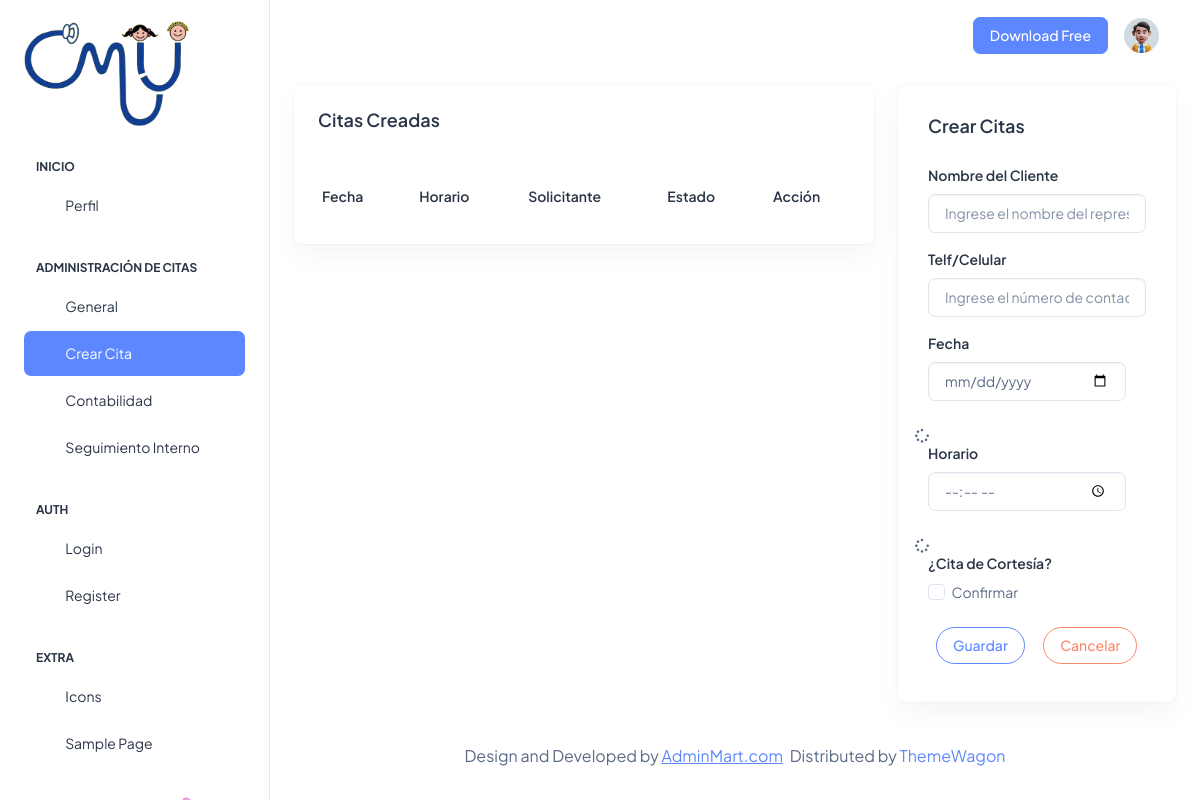
The app's page /adci_fechacitas/ (signed in), older data.
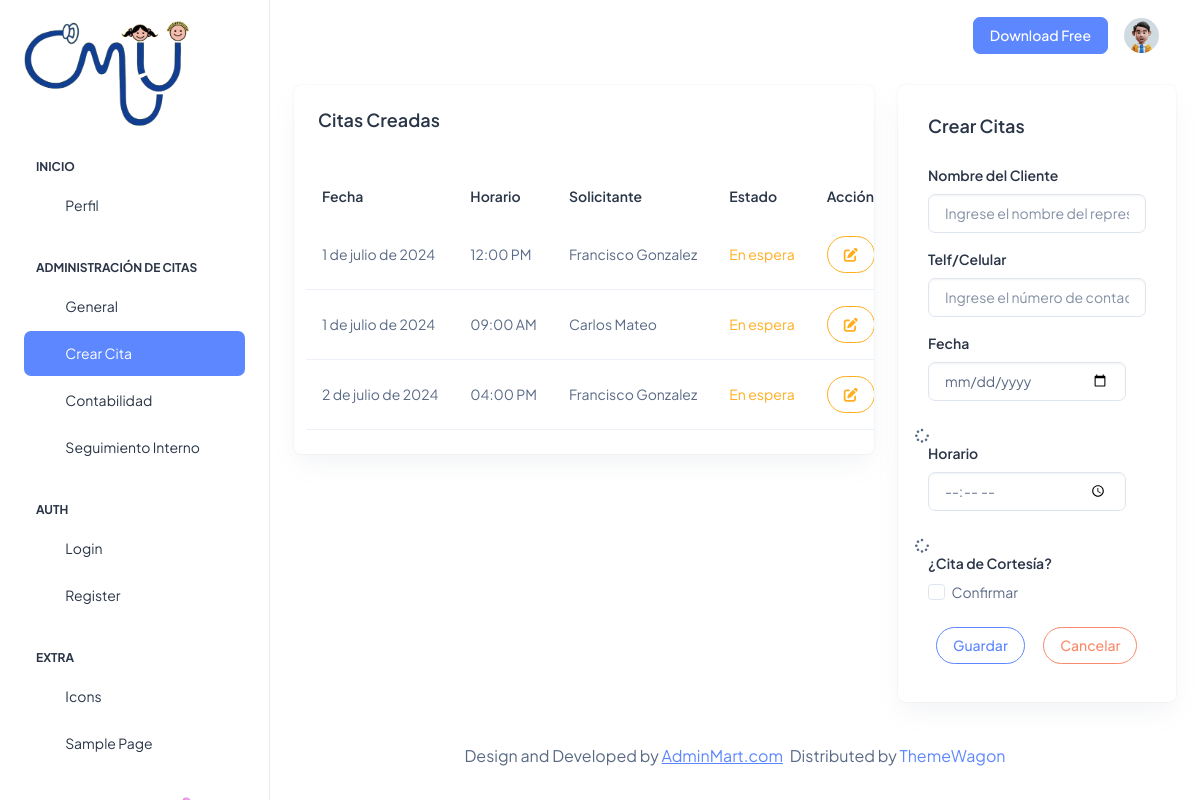
The same page, newer data.
### Aplicaciones/Citas/models.py (models this page shows, shortened)
class CitaSol(models.Model):
    id=models.AutoField(primary_key=True)
    fech_da=models.DateField()
    time_da=models.TimeField()
    cort_da=models.BooleanField(default=False)
    nom_da=models.CharField(max_length=150)
    telf_da=models.CharField(max_length=10)
    est_da=models.BooleanField(default=False)

### Aplicaciones/Citas/views.py (the view)
# urls.py: path('adci_fechacitas/',views.adci_fechacitas),
@login_required
@custom_login_required
def adci_fechacitas (request):
    horariobdd=DiaHorario.objects.all()
    horabdd=HorasDia.objects.all()
    citabdd=CitaSol.objects.all()
    return render(request,'adci_fechacitas.html',{'horarios':horariobdd,'horas':horabdd,'citas':citabdd})

### Aplicaciones/Citas/templates/adci_fechacitas.html (shortened to what this page needs)
{% extends 'adci_plantilla.html' %}
{% block usci_contenido %}
<div class="col-lg-8">
  <div class="row">
    <div class="col-lg-12">
      <div class="card overflow-hidden">
        <div class="card-body p-4">
          <h5 class="card-title mb-9 fw-semibold">Citas Creadas</h5><br>
          <div class="row align-items-center">
            <table id="tbl_horarios" class="table text-nowrap mb-0 align-middle">
              <thead class="text-dark fs-4">
                <tr>
                  <th class="border-bottom-0">
                    <h6 class="fw-semibold mb-0">Fecha</h6>
                  </th>
                  <th class="border-bottom-0">
                    <h6 class="fw-semibold mb-0">Horario</h6>
                  </th>
                  <th class="border-bottom-0">
                    <h6 class="fw-semibold mb-0">Solicitante</h6>
                  </th>
                  <th class="border-bottom-0">
                    <h6 class="fw-semibold mb-0">Estado</h6>
                  </th>
                  <th class="border-bottom-0">
                    <h6 class="fw-semibold mb-0">Acción</h6>
                  </th>
                </tr>
              </thead>
              <tbody>
                {% for cita in citas %}
                  <tr>
                      <td>{{ cita.fech_da }}</td>
                      <td>
                          {% if cita.time_da.hour < 12 %}
                              {{ cita.time_da|time:"h:i" }} AM
                          {% else %}
                              {{ cita.time_da|time:"h:i" }} PM
                          {% endif %}
                      </td>
                      <td>{{cita.nom_da}}</td>
                      <td>
                        {% if cita.cort_da %}
                          <span class="text-success">Cortesía</span>
                        {% else %}
                          {% if cita.est_da %}
                            <span class="text-info">Realizados</span>
                          {% else %}
                            <span class="text-warning">En espera</span>
                          {% endif %}
                        {% endif %}
                      </td>
                      <td>
                        {% if cita.est_da %}
                        <span class="text-center">Sin Acciones</span>
                        {% else %}
                        <button type="button" class="btn btn-outline-warning rounded-pill" data-bs-toggle="modal" data-bs-target="#exampleModal"
                          data-id="{{ cita.id }}" data-diah="{{ cita.fech_da|date:'Y-m-d' }}" data-horario="{{ cita.time_da|time:'h:i' }}" data-nom="{{cita.nom_da}}" data-telf={{cita.telf_da}}
                          data-cortesia="{{cita.cort_da}}">
                           <i class="fas fa-edit"></i>
                        </button>
                        {% endif %}
                      </td>
                  </tr>
                  {% endfor %}
              </tbody>
            </table>
          </div>
        </div>
      </div>
    </div>
  </div>
</div>
<div class="col-lg-4 align-items-strech">
  <div class="card w-100">
    <div class="card-body">
      <div class="d-sm-flex d-block align-items-center justify-content-between mb-9">
        <div class="mb-3 mb-sm-0">
          <h5 class="card-title fw-semibold">Crear Citas</h5>
        </div>
      </div>
      <form action="/aggagenda_adci/" method="POST" id="vldt_dias">
        <div class="mb-3">
          <label for="nom_da" class="form-label">Nombre del Cliente</label>
          <input type="text" class="form-control" name="nom_da" id="nom_da" placeholder="Ingrese el nombre del representante">
        </div>
        <div class="mb-3">
          <label for="telf_da" class="form-label">Telf/Celular</label>
          <input type="text" class="form-control" name="telf_da" id="telf_da" placeholder="Ingrese el número de contacto">
        </div>
        <div class="row">
          <div class="mb-3 col-md-11">
            <label for="fech_da" class="form-label">Fecha</label>
            <input type="date" class="form-control" name="fech_da" id="fech_da" aria-describedby="dateHelp">
          </div>
          <div class="col-md-1 d-flex align-items-center justify-content-center">
            <i class="fas fa-spinner fa-spin" style="margin-top: 12px; margin-right:12px;" title="Esperando..."></i>
          </div>
        </div>
        <div class="row">
            <div class="mb-3 col-md-11">
              <label for="time_da" class="form-label">Horario</label>
              <input type="time" class="form-control" name="time_da" id="time_da">
            </div>
            <div class="col-md-1 d-flex align-items-center justify-content-center">
              <i class="fas fa-spinner fa-spin" style="margin-top: 12px; margin-right:12px;"></i>
            </div>
          </div>
        <label for="cort_da" class="form-label">¿Cita de Cortesía?</label>
        <div class="mb-3 form-check">
          <input type="checkbox" class="form-check-input" name="cort_da" id="cort_da">
          <label class="form-check-label" for="cort_da">Confirmar</label>
        </div>
        <button type="submit" class="btn btn-outline-primary rounded-pill m-2">Guardar</button>
        <button type="reset" name="button" class="btn btn-outline-danger rounded-pill m-2">Cancelar</button>
      </form>
    </div>
  </div>
</div>
          <br>
{% endblock %}

### Aplicaciones/Citas/templates/adci_plantilla.html (shortened to what this page needs)
<!doctype html>
{% load static %}
<html lang="es">
<head>
  <link rel="stylesheet" href="{% static 'css/styles.min.css' %}" />
  <link rel="stylesheet" href="{% static 'css/estilo_validacion.css' %}" />
    <link rel="stylesheet" href="https://cdnjs.cloudflare.com/ajax/libs/font-awesome/6.5.1/css/all.min.css" />
    <link rel="stylesheet" href="https://cdnjs.cloudflare.com/ajax/libs/izitoast/1.4.0/css/iziToast.css" />
</head>
<body>
  <div class="page-wrapper" id="main-wrapper" data-layout="vertical" data-navbarbg="skin6" data-sidebartype="full"
    data-sidebar-position="fixed" data-header-position="fixed">
    <aside class="left-sidebar">
      <div>
        <br>
        <div class="brand-logo d-flex align-items-center justify-content-between">
          <a href="/adci_inicio/" class="text-nowrap logo-img">
            <img src="{% static 'images/logo.png' %}" width="165" alt="" />
          </a>
        </div>
        <nav class="sidebar-nav scroll-sidebar" data-simplebar="">
          <ul id="sidebarnav">
            <li class="nav-small-cap">
              <span class="hide-menu">Inicio</span>
            </li>
            <li class="sidebar-item">
              <a class="sidebar-link" href="{% url 'adci_perfil' %}" aria-expanded="false">
                <span>
                  <i class="ti ti-layout-dashboard"></i>
                </span>
                <span class="hide-menu">Perfil</span>
              </a>
            </li>
            <li class="nav-small-cap">
              <span class="hide-menu">Administración de Citas</span>
            </li>
            <li class="sidebar-item">
              <a class="sidebar-link" href="/adci_inicio/" aria-expanded="false">
                <span>
                  <i class="ti ti-article"></i>
                </span>
                <span class="hide-menu">General</span>
              </a>
            </li>
            <li class="sidebar-item">
              <a class="sidebar-link" href="/adci_fechacitas/" aria-expanded="false">
                <span>
                  <i class="ti ti-cards"></i>
                </span>
                <span class="hide-menu">Crear Cita</span>
              </a>
            </li>
            <li class="sidebar-item">
              <a class="sidebar-link" href="/adci_inicio/cont_inicio/" aria-expanded="false">
                <span>
                  <i class="ti ti-file-description"></i>
                </span>
                <span class="hide-menu">Contabilidad</span>
              </a>
            </li>
            <li class="sidebar-item">
              <a class="sidebar-link" href="{% url 'cont_int' %}" aria-expanded="false">
                <span>
                  <i class="ti ti-typography"></i>
                </span>
                <span class="hide-menu">Seguimiento Interno</span>
              </a>
            </li>
            <li class="nav-small-cap">
              <span class="hide-menu">AUTH</span>
            </li>
            <li class="sidebar-item">
              <a class="sidebar-link" href="./authentication-login.html" aria-expanded="false">
                <span>
                  <i class="ti ti-login"></i>
                </span>
                <span class="hide-menu">Login</span>
              </a>
            </li>
            <li class="sidebar-item">
              <a class="sidebar-link" href="./authentication-register.html" aria-expanded="false">
                <span>
                  <i class="ti ti-user-plus"></i>
                </span>
                <span class="hide-menu">Register</span>
              </a>
            </li>
            <li class="nav-small-cap">
              <span class="hide-menu">EXTRA</span>
            </li>
            <li class="sidebar-item">
              <a class="sidebar-link" href="./icon-tabler.html" aria-expanded="false">
                <span>
                  <i class="ti ti-mood-happy"></i>
                </span>
                <span class="hide-menu">Icons</span>
              </a>
            </li>
            <li class="sidebar-item">
              <a class="sidebar-link" href="./sample-page.html" aria-expanded="false">
                <span>
                  <i class="ti ti-aperture"></i>
                </span>
                <span class="hide-menu">Sample Page</span>
              </a>
            </li>
          </ul>
        </nav>
      </div>
    </aside>
    <div class="body-wrapper">
      <header class="app-header">
        <nav class="navbar navbar-expand-lg navbar-light">
          <ul class="navbar-nav">
            <li class="nav-item">
              <a class="nav-link nav-icon-hover" href="javascript:void(0)">
                <i class="ti ti-bell-ringing"></i>
              </a>
            </li>
          </ul>
          <div class="navbar-collapse justify-content-end px-0" id="navbarNav">
            <ul class="navbar-nav flex-row ms-auto align-items-center justify-content-end">
              <li class="nav-item">
                <a href="https://adminmart.com/product/modernize-free-bootstrap-admin-dashboard/" target="_blank" class="btn btn-primary">Download Free</a>
              </li>
              <li class="nav-item dropdown">
                <a class="nav-link nav-icon-hover" href="javascript:void(0)" id="drop2" data-bs-toggle="dropdown"
                  aria-expanded="false">
                  <img src="{% static 'images/profile/user-1.jpg' %}" alt="" width="35" height="35" class="rounded-circle">
                </a>
              </li>
            </ul>
          </div>
        </nav>
      </header>
      <div class="container-fluid">
        <div class="row">
          {% block usci_contenido %}
            {% endblock %}
        <div class="py-6 px-6 text-center">
          <p class="mb-0 fs-4">Design and Developed by <a href="https://adminmart.com/" target="_blank" class="pe-1 text-primary text-decoration-underline">AdminMart.com</a> Distributed by <a href="https://themewagon.com">ThemeWagon</a></p>
        </div>
      </div>
    </div>
  </div>
</body>
</html>

Row changes from the older to the newer data that the page shows:
added CitaSol: fech_da "1 de julio de 2024", time_da "12:00", nom_da "Francisco Gonzalez", cort_da "En espera"
added CitaSol: fech_da "1 de julio de 2024", time_da "09:00", nom_da "Carlos Mateo", cort_da "En espera"
added CitaSol: fech_da "2 de julio de 2024", time_da "04:00", nom_da "Francisco Gonzalez", cort_da "En espera"
